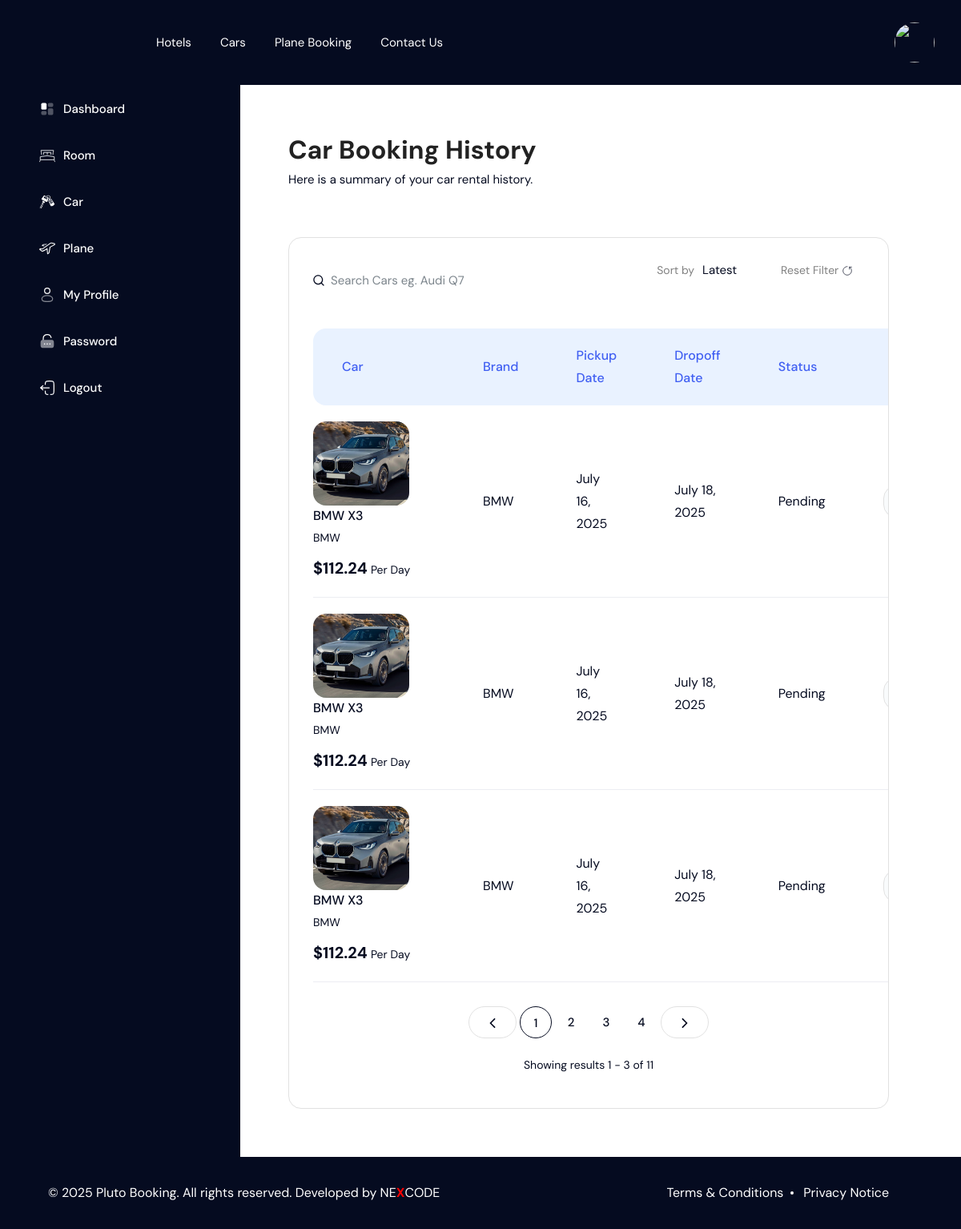
Screenshot of /users/car-booking/ (signed in) with the database file from the repository.
### car/models.py (models this page shows, shortened)
class CarBooking(models.Model):
    STATUS_CHOICES = [
        ('pending', 'Pending'),
        ('confirmed', 'Confirmed'),
        ('cancelled', 'Cancelled'),
        ('completed', 'Completed'),
    ]
    car = models.ForeignKey('Car', on_delete=models.CASCADE, related_name='bookings')
    user = models.ForeignKey(settings.AUTH_USER_MODEL, on_delete=models.CASCADE, related_name='car_bookings')
    pickup_location = models.CharField(max_length=255)
    dropoff_location = models.CharField(max_length=255)
    pickup_date = models.DateField()
    dropoff_date = models.DateField()
    total_price = models.DecimalField(max_digits=10, decimal_places=2)
    status = models.CharField(max_length=20, choices=STATUS_CHOICES, default='pending')
    special_requests = models.TextField(blank=True, null=True)
    created_at = models.DateTimeField(auto_now_add=True)
    updated_at = models.DateTimeField(auto_now=True)
    class Meta:
        ordering = ['-created_at']

class Car(models.Model):
    CONDITION_CHOICES = [
        ('new', 'New'),
        ('used', 'Used'),
    ]
    TRANSMISSION_CHOICES = [
        ('automatic', 'Automatic'),
        ('manual', 'Manual'),
    ]
    DOORS_CHOICES = [
        (2, '2'),
        (3, '3'),
        (4, '4'),
        (5, '5'),
    ]
    COLOR_CHOICES = [
        ('black', 'Black'),
        ('white', 'White'),
        ('gray', 'Gray'),
        ('red', 'Red'),
        ('blue', 'Blue'),
        ('silver', 'Silver'),
        ('green', 'Green'),
    ]
    FUEL_TYPES = [
        ('petrol', 'Petrol'),
        ('diesel', 'Diesel'),
        ('electric', 'Electric'),
        ('hybrid', 'Hybrid'),
    ]
    name = models.CharField(max_length=255)
    car_brand = models.ForeignKey(CarBrand, on_delete=models.SET_NULL, null=True, blank=True)
    car_type = models.ForeignKey(CarType, on_delete=models.SET_NULL, null=True)
    condition = models.CharField(max_length=10, choices=CONDITION_CHOICES)
    fuel_type = models.CharField(max_length=20, choices=FUEL_TYPES)
    doors = models.IntegerField(choices=DOORS_CHOICES)
    year = models.PositiveIntegerField()
    transmission = models.CharField(max_length=20, choices=TRANSMISSION_CHOICES)
    color = models.CharField(max_length=20, choices=COLOR_CHOICES)
    body = models.CharField(max_length=100)
    engine_capacity = models.DecimalField(max_digits=5, decimal_places=2, help_text="In Liters")
    mileage = models.PositiveIntegerField(help_text="In kilometers")
    price_per_day = models.DecimalField(max_digits=10, decimal_places=2)
    description = models.TextField(blank=True)
    is_available = models.BooleanField(default=True)
    created_at = models.DateTimeField(auto_now_add=True)
    class Meta:
        ordering = ['-created_at']

class CarImage(models.Model):
    car = models.ForeignKey(Car, on_delete=models.CASCADE, related_name='images')
    image = ProcessedImageField(
        upload_to=car_image_upload_path,
        processors=[ResizeToFill(1280, 720)],
        format='JPEG',
        options={'quality': 90},
    )
    caption = models.CharField(max_length=255, blank=True)
    uploaded_at = models.DateTimeField(auto_now_add=True)

class CarBrand(models.Model):
    name = models.CharField(max_length=100, unique=True)
    thumbnail = ProcessedImageField(
        upload_to=brand_thumbnail_upload_path,
        processors=[ResizeToFill(174, 174)],
        format='JPEG',
        options={'quality': 90},
        null=True,
        blank=True
    )
    class Meta:
        verbose_name = "Car Brand"
        verbose_name_plural = "Car Brands"

### user/views.py (the view)
# urls.py: path('car-booking/', carBooking, name="carBooking"),
@login_required
def carBooking(request):
    site_settings = Setting.objects.first()
    query = request.GET.get('q', '')
    sort_by = request.GET.get('sort', 'latest')
    bookings = CarBooking.objects.filter(user=request.user)
    if query:
        bookings = bookings.filter(
            Q(car__name__icontains=query) |
            Q(car__car_brand__name__icontains=query)
        )
    if sort_by == 'oldest':
        bookings = bookings.order_by('created_at')
    else:
        bookings = bookings.order_by('-created_at')
    paginator = Paginator(bookings, 3)
    page_number = request.GET.get('page')
    page_obj = paginator.get_page(page_number)
    context = {
        'settings': site_settings,
        'bookings': page_obj,
        'query': query,
        'sort_by': sort_by,
    }
    return render(request, 'pages/user/cars/index.html', context)

### templates/pages/user/cars/index.html (shortened to what this page needs)
{% extends 'layouts/user.html' %}
{% block content %}
    <div class="inner-column">
        <div class="list-title">
            <h3 class="title">
                Car Booking History
            </h3>
            <div class="text">
                Here is a summary of your car rental history.
            </div>
        </div>
        <div class="my-listing-table wrap-listing">
            <div class="cart-table">
                <form method="get" class="title-listing">
                    <div class="box-ip-search">
                        <span class="icon">
                        </span>
                        <input type="text" name="q" placeholder="Search Cars eg. Audi Q7" value="{{ query }}">
                    </div>
                    <div class="text-box v1" class="d-flex">
                        <div class="form_boxes v3" style="padding-right: 30px;">
                            <small>Sort by</small>
                            <div class="drop-menu">
                                <div class="select">
                                    <span>{{ sort_by|title }}</span>
                                    <i class="fa fa-angle-down"></i>
                                </div>
                            </div>
                        </div>
                        <div class="form_boxes v3">
                            <a href="{% url 'user:carBooking' %}">
                                <small>
                                    Reset Filter
                                </small>
                                <svg xmlns="http://www.w3.org/2000/svg" width="14" height="14" viewBox="0 0 21 21">
                                    <g fill="none" fill-rule="evenodd" stroke="currentColor" stroke-linecap="round" stroke-linejoin="round" stroke-width="1">
                                        <path d="M14.5 3.5c2.414 1.377 4 4.022 4 7a8 8 0 1 1-8-8" />
                                        <path d="M14.5 7.5v-4h4" />
                                    </g>
                                </svg>
                            </a>
                        </div>
                    </div>
                </form>
                <table>
                    <thead>
                        <tr>
                            <th>Car</th>
                            <th>Brand</th>
                            <th>Pickup Date</th>
                            <th>Dropoff Date</th>
                            <th>Status</th>
                            <th>Action</th>
                        </tr>
                    </thead>
                    <tbody>
                        {% for booking in bookings %}
                            <tr>
                                <td>
                                    <div class="shop-cart-product">
                                        <div class="shop-product-cart-img" style="width: 120px; height: 105px; overflow: hidden;">
                                            {% if booking.car.images.first %}
                                                <img src="{{ booking.car.images.first.image.url }}" alt="" style="height: 100%; width: 100%; object-fit: cover; display: block;">
                                            {% else %}
                                                <img src="https://encrypted-tbn0.gstatic.com/images?q=tbn:ANd9GcQVQfxEyRp184pVTen_MQe-LEqhLZxhWAWj9A&s" alt="" style="height: 100%; width: 100%; object-fit: cover; display: block;">
                                            {% endif %}
                                        </div>
                                        <div class="shop-product-cart-info">
                                            <h3>
                                                <a href="#" title="{{ booking.car.name }}">
                                                    {{ booking.car.name }}
                                                </a>
                                            </h3>
                                            <p>
                                                {{ booking.car.car_brand.name }}
                                            </p>
                                            <div class="price">
                                                <span>
                                                    ${{ booking.total_price }}
                                                </span>
                                                <small>
                                                    Per Day
                                                </small>
                                            </div>
                                        </div>
                                    </div>
                                </td>
                                <td>
                                    <span>
                                        {{ booking.car.car_brand.name }}
                                    </span>
                                </td>
                                <td>
                                    <span>
                                        {{ booking.pickup_date }}
                                    </span>
                                </td>
                                <td>
                                    <span>
                                        {{ booking.dropoff_date }}
                                    </span>
                                </td>
                                <td>
                                    <span>
                                        {{ booking.status|capfirst }}
                                    </span>
                                </td>
                                <td>
                                    <a href="#" class="remove-cart-item">
                                    </a>
                                </td>
                            </tr>
                        {% empty %}
                            <tr>
                                <td colspan="6" class="text-center">No room bookings found.</td>
                            </tr>
                        {% endfor %}
                    </tbody>
                </table>
                {% if bookings.has_other_pages %}
                    <div class="pagination-sec">
                        <nav aria-label="Page navigation example">
                            <ul class="pagination">
                                <li class="page-item {% if not bookings.has_previous %}disabled{% endif %}">
                                    <a class="page-link" href="{% if bookings.has_previous %}?{% if query %}q={{ query }}&{% endif %}{% if sort_by %}sort={{ sort_by }}&{% endif %}page={{ bookings.previous_page_number }}{% else %}#{% endif %}" aria-label="Previous">
                                        <span aria-hidden="true">
                                        </span>
                                    </a>
                                </li>
                                {% for num in bookings.paginator.page_range %}
                                    {% if num == bookings.number %}
                                        <li class="page-item"><a class="page-link" href="#" style="border: 1px solid #050B20;">{{ num }}</a></li>
                                    {% elif num <= bookings.number|add:'2' and num >= bookings.number|add:'-2' %}
                                        <li class="page-item"><a class="page-link" href="?{% if query %}q={{ query }}&{% endif %}{% if sort_by %}sort={{ sort_by }}&{% endif %}page={{ num }}">{{ num }}</a></li>
                                    {% elif num == 1 or num == bookings.paginator.num_pages %}
                                        <li class="page-item"><a class="page-link" href="?{% if query %}q={{ query }}&{% endif %}{% if sort_by %}sort={{ sort_by }}&{% endif %}page={{ num }}">{{ num }}</a></li>
                                    {% elif forloop.first or forloop.last %}
                                        <li class="page-item"><a class="page-link" href="#">...</a></li>
                                    {% endif %}
                                {% endfor %}
                                <li class="page-item {% if not bookings.has_next %}disabled{% endif %}">
                                    <a class="page-link" href="{% if bookings.has_next %}?{% if query %}q={{ query }}&{% endif %}{% if sort_by %}sort={{ sort_by }}&{% endif %}page={{ bookings.next_page_number }}{% else %}#{% endif %}" aria-label="Next">
                                        <span aria-hidden="true">
                                        </span>
                                    </a>
                                </li>
                            </ul>
                            <div class="text">
                                Showing results {{ bookings.start_index }} - {{ bookings.end_index }} of {{ bookings.paginator.count }}
                            </div>
                        </nav>
                    </div>
                {% endif %}
            </div>
        </div>
    </div>
{% endblock %}

### static/css/mmenu.css (style rules this page uses)
:root { --mm-line-height: 20px; --mm-listitem-size: 44px; --mm-navbar-size: 44px; --mm-offset-top: 0; --mm-offset-right: 0; --mm-offset-bottom: 0; --mm-offset-left: 0; --mm-color-border: rgba(0, 0, 0, 0.1); --mm-color-button: rgba(0, 0, 0, 0.3); --mm-color-text: rgba(0, 0, 0, 0.75); --mm-color-text-dimmed: rgba(0, 0, 0, 0.3); --mm-color-background: #f3f3f3; --mm-color-background-highlight: rgba(0, 0, 0, 0.05); --mm-color-background-emphasis: rgba(255, 255, 255, 0.4); --mm-shadow: 0 0 10px rgba(0, 0, 0, 0.3) }
:root { --mm-iconbar-size: 50px }
:root { --mm-iconpanel-size: 50px }
:root { --mm-sidebar-collapsed-size: 50px; --mm-sidebar-expanded-size: 440px }

### rows the page displays
CarBooking: car.images.first.image (picture), car.name "BMW X3", car.car_brand.name "BMW", total_price "112.24", pickup_date "July 16, 2025", dropoff_date "July 18, 2025", status "Pending"
CarBooking: car.images.first.image (picture), car.name "BMW X3", car.car_brand.name "BMW", total_price "112.24", pickup_date "July 16, 2025", dropoff_date "July 18, 2025", status "Pending"
CarBooking: car.images.first.image (picture), car.name "BMW X3", car.car_brand.name "BMW", total_price "112.24", pickup_date "July 16, 2025", dropoff_date "July 18, 2025", status "Pending"

### other values shown
{{ sort_by|title }} "Latest"
{{ num }} "1"
{{ num }} "2" "3"
{{ num }} "4"
{{ bookings.start_index }} "1"
{{ bookings.end_index }} "3"
{{ bookings.paginator.count }} "11"
